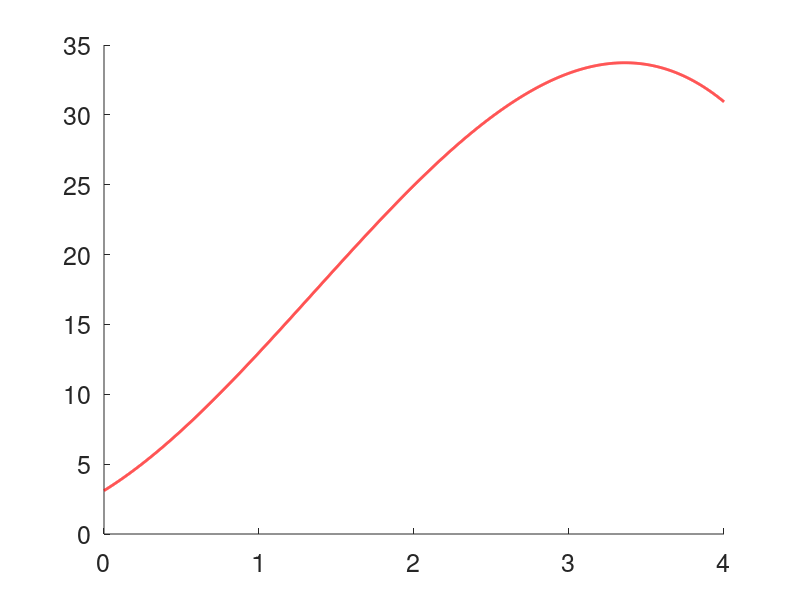

The MATLAB source for this figure:
clear all
clc
close all

data = importdata('Data_Corr.txt');
t = data(:,1);
n = length(t);
y_corr = data(:,2);

A = [ones(n,1) t t.^2 t.^3 t.^4];
b = y_corr

Sol = pinv(A)*b;
y_sol = Sol(1) + Sol(2).*t + Sol(3).*t.^2 + Sol(4).*t.^3 + Sol(5).*t.^4;

Sol(2)

hold on
plot(t,y_sol,'r','linewidth',2)

set(gca,'fontsize',18)